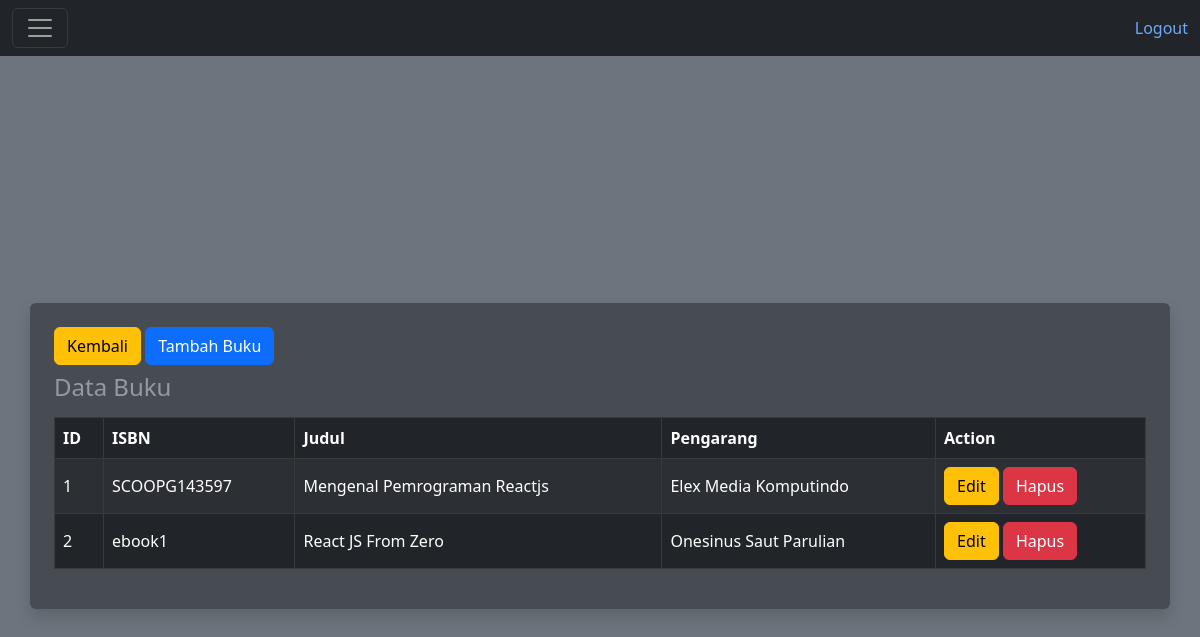
Screenshot of /pages/buku/p_buku.php (signed in) with the database file from the repository.
### tables this page shows
CREATE TABLE `m_buku` (
  `id` int(11) NOT NULL,
  `isbn` varchar(45) NOT NULL,
  `judul` varchar(45) NOT NULL,
  `pengarang` varchar(45) NOT NULL
);

### pages/buku/p_buku.php (the view, shortened to what this page needs)
<!DOCTYPE html>
<html lang="en" data-bs-theme="dark">
<head>
    <link rel="stylesheet" href="https://cdn.jsdelivr.net/npm/bootstrap@5.3.0/dist/css/bootstrap.min.css">
</head>
<body class="bg-secondary">
<?php
    include '../../functions/koneksi.php';
?>
<nav class="navbar navbar-dark bg-dark">
  <div class="container-fluid">
    <button class="navbar-toggler" type="button" data-bs-toggle="collapse" data-bs-target="#navbarToggleExternalContent" aria-controls="navbarToggleExternalContent" aria-expanded="false" aria-label="Toggle navigation">
      <span class="navbar-toggler-icon"></span>
    </button>
    <a class="link-offset-2 link-offset-3-hover link-underline-warning link-underline-opacity-0 link-underline-opacity-75-hover" href="../../functions/logout.php">Logout</a>
  </div>
</nav>
<div class="min-vh-100 d-flex flex-column justify-content-center align-items-center">
    <div class="container-sm p-4 bg-dark bg-opacity-50 rounded shadow">
        <a class="btn btn-warning" href="../../main.php">Kembali</a>
        <a class="btn btn-primary" href="tambah.php">Tambah Buku</a>
            <div class="table-reponsive overflow-auto">
                <table class="table table-dark table-striped table-bordered align-middle caption-top">
                    <caption class="text-start">
                        <h4>Data Buku</h4>
                    </caption>
                    <thead>
                        <tr>
                            <th scope="col">ID</th>
                            <th scope="col">ISBN</th>
                            <th scope="col">Judul</th>
                            <th scope="col">Pengarang</th>
                            <th scope="col">Action</th>
                        </tr>
                    </thead>
                    <tbody>
                        <?php
                         $sql = "SELECT * FROM m_buku";
                         $result = mysqli_query($conn, $sql);
                         while($row = mysqli_fetch_assoc($result)){
                        ?>
                        <tr>
                            <td scope="row"><?php echo $row['id']; ?></td>
                            <td><?php echo $row['isbn']; ?></td>
                            <td><?php echo $row['judul']; ?></td>
                            <td><?php echo $row['pengarang']; ?></td>
                            <td>
                                <a class="btn btn-warning" href="edit.php?id=<?php echo $row['id']; ?>">Edit</a>
                                <a class="btn btn-danger" href="hapus.php?id=<?php echo $row['id']; ?>">Hapus</a>
                            </td>
                        </tr>
                        <?php
                         }
                         ?>
                    </tbody>
                </table>
            </div>
    </div>
</div>
</body>
</html>

### rows the page displays
m_buku: id "1", isbn "SCOOPG143597", judul "Mengenal Pemrograman Reactjs", pengarang "Elex Media Komputindo"
m_buku: id "2", isbn "ebook1", judul "React JS From Zero", pengarang "Onesinus Saut Parulian"
